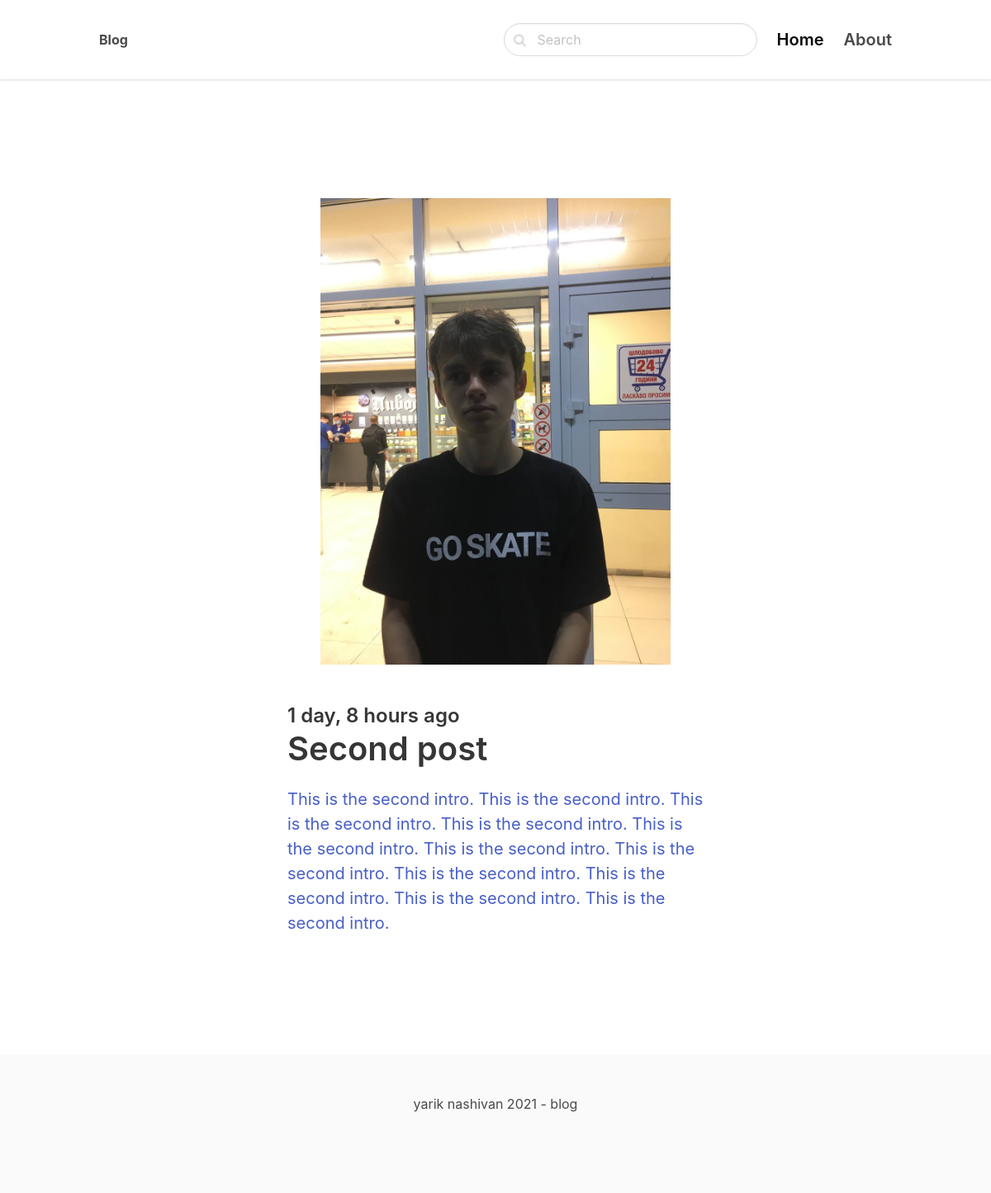
The page / on the database its author committed.
### blog/models.py (models this page shows, shortened)
class Post(models.Model):
    ACTIVE = 'active'
    DRAFT = 'draft'
    CHOICES_STATUS = (
        (ACTIVE, 'Active'),
        (DRAFT, 'Draft'),
    )
    category = models.ForeignKey(Category, related_name='posts', on_delete=models.CASCADE)
    title = models.CharField(max_length=255)
    slug = models.SlugField()
    intro = models.TextField()
    body = models.TextField()
    created_at = models.DateTimeField(auto_now_add=True)
    status = models.CharField(max_length=10, choices=CHOICES_STATUS, default=ACTIVE)
    image = models.ImageField(upload_to='uploads/', blank=True, null=True)
    class Meta:
        ordering = ('-created_at', )

### core/views.py (the view)
# urls.py: path('', frontpage, name='frontpage'),
def frontpage(request):
    posts = Post.objects.filter(status=Post.ACTIVE)
    return render(request, 'core/frontpage.html', {'posts': posts})

### core/templates/core/frontpage.html (shortened to what this page needs)
{% extends 'core/base.html' %}
{% block content %}
    <section class="hero">
        <div class="hero-body">
            <div class="container">
                <section class="section">
                    <div class="columns">
                        <div class="column is-8 is-offset-2">
                            {% for post in posts %}
                                <div class="content is-medium">
                                    <a href="{% url 'post_detail' post.category.slug post.slug %}">
                                        {% if post.image %}
                                            <figure class="image">
                                                <img src="{{ post.image.url }}" alt="image">
                                            </figure>
                                        {% endif %}
                                        <h2 class="subtitle is-4">{{ post.created_at|timesince }} ago</h2>
                                        <h1 class="title">{{ post.title }}</h1>
                                        <p>{{ post.intro }}</p>
                                    </a>
                                  </div>
                            {% endfor %}
                        </div>
                    </div>
                </section>
            </div>
        </div>
    </section>
{% endblock %}

### rows shown on the page
Post: image (picture), created_at "1 day, 8 hours", title "Second post", intro "This is the second intro. This is the second intro. This is the second intro. This is the second intro. This is the second intro. This is the second intro. This is the second intro. This is the second intro. This is the second intro. This is the second intro. This is the second intro."
